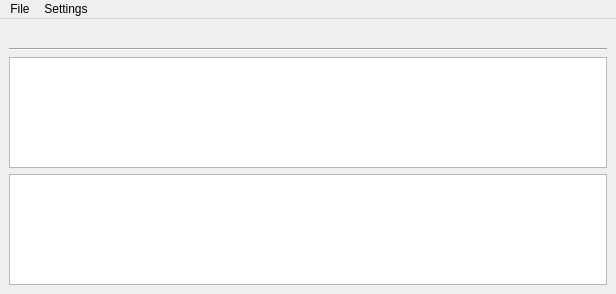
<?xml version="1.0" encoding="UTF-8"?>
<ui version="4.0">
 <class>MainWindow</class>
 <widget class="QMainWindow" name="MainWindow">
  <property name="geometry">
   <rect>
    <x>0</x>
    <y>0</y>
    <width>616</width>
    <height>294</height>
   </rect>
  </property>
  <property name="windowTitle">
   <string>MainWindow</string>
  </property>
  <widget class="QWidget" name="centralwidget">
   <layout class="QVBoxLayout" name="verticalLayout">
    <item>
     <widget class="QLabel" name="picture">
      <property name="sizePolicy">
       <sizepolicy hsizetype="Maximum" vsizetype="Preferred">
        <horstretch>0</horstretch>
        <verstretch>0</verstretch>
       </sizepolicy>
      </property>
      <property name="text">
       <string/>
      </property>
      <property name="alignment">
       <set>Qt::AlignCenter</set>
      </property>
     </widget>
    </item>
    <item>
     <widget class="Line" name="line">
      <property name="orientation">
       <enum>Qt::Horizontal</enum>
      </property>
     </widget>
    </item>
    <item>
     <widget class="QTextBrowser" name="original">
      <property name="sizePolicy">
       <sizepolicy hsizetype="Expanding" vsizetype="Expanding">
        <horstretch>0</horstretch>
        <verstretch>0</verstretch>
       </sizepolicy>
      </property>
     </widget>
    </item>
    <item>
     <widget class="QTextBrowser" name="translated"/>
    </item>
    <item>
     <spacer name="verticalSpacer">
      <property name="orientation">
       <enum>Qt::Vertical</enum>
      </property>
      <property name="sizeHint" stdset="0">
       <size>
        <width>20</width>
        <height>40</height>
       </size>
      </property>
     </spacer>
    </item>
   </layout>
  </widget>
  <widget class="QMenuBar" name="menubar">
   <property name="geometry">
    <rect>
     <x>0</x>
     <y>0</y>
     <width>616</width>
     <height>20</height>
    </rect>
   </property>
   <widget class="QMenu" name="menuFile">
    <property name="title">
     <string>File</string>
    </property>
    <addaction name="actionNew_screenshot"/>
    <addaction name="actionCopy"/>
    <addaction name="actionExit"/>
   </widget>
   <widget class="QMenu" name="menuSettings">
    <property name="title">
     <string>Settings</string>
    </property>
    <widget class="QMenu" name="menuLanguage">
     <property name="title">
      <string>Language</string>
     </property>
     <addaction name="actionEnglish"/>
     <addaction name="actionRussian"/>
    </widget>
    <addaction name="menuLanguage"/>
   </widget>
   <addaction name="menuFile"/>
   <addaction name="menuSettings"/>
  </widget>
  <action name="actionNew_screenshot">
   <property name="text">
    <string>New screenshot</string>
   </property>
  </action>
  <action name="actionExit">
   <property name="text">
    <string>Exit</string>
   </property>
  </action>
  <action name="actionEnglish">
   <property name="text">
    <string>English</string>
   </property>
  </action>
  <action name="actionRussian">
   <property name="text">
    <string>Russian</string>
   </property>
  </action>
  <action name="actionCopy">
   <property name="text">
    <string>Copy</string>
   </property>
  </action>
 </widget>
 <resources/>
 <connections/>
</ui>
